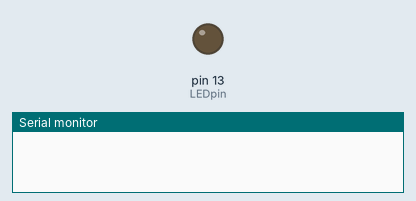
Bench run of a sketch on a simulated Arduino Uno, built with avr-gcc and run on an emulated ATmega328P. Shown: output pins drawn as LEDs (lit = HIGH), the last lines printed to the serial monitor. Random numbers use the default seed unless the sketch sets one.

Above: at 0.1 s.
At 26.2 s:
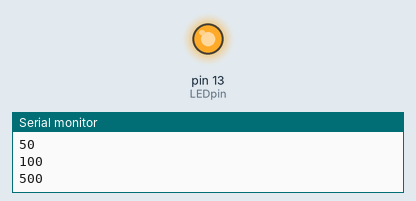
Timing chart, 0 to 40.0 s (numbered marks = the images above):
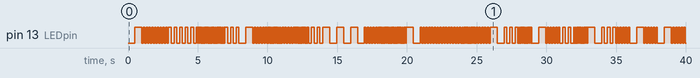

The sketch:

misc_Diff_blink_speed_each_second.ino
```cpp
//Blinks the onboard LED at a different random rate each second.
//Written as a challenge to myself (albeit a small one)


int LEDpin = 13; //tied to onboard LED
int ledState = LOW;

unsigned long intervalTime = 1000; //interval between changing random blink times
unsigned long blinkDelay[] = {50, 100, 200, 500}; //millis between blinks. All divide evenly into 1000
unsigned long randomDelay;
unsigned long previousMillis;
unsigned long previousMillisSecond;

void setup() {
  Serial.begin(9600); // for testing
  pinMode(LEDpin, OUTPUT);
  randomDelay = blinkDelay[random(0, 4)];
}

void loop() {
  unsigned long currentMillis = millis();
  //check to see if interval time has expired
  if ((currentMillis - previousMillisSecond) >= intervalTime) {
    //if it has, select a new random delay
    randomDelay = blinkDelay[random(0, 4)];
    //reset for the next interval
    previousMillisSecond = currentMillis;
    Serial.println(randomDelay); //to see which random delay is being ran
  }

  //check to see if delay time has expired
  if ((currentMillis - previousMillis) >= randomDelay) {
    //reset for next delay
    previousMillis = currentMillis;
    //switch the LED state
    if (ledState == LOW) {
      ledState = HIGH;
    } else {
      ledState = LOW;
    }
  }
  digitalWrite(LEDpin, ledState);
}
```

Measured:
- by itself, pin 13 (LEDpin): LOW → HIGH at 0.50 s, → LOW 0.50 s later, → HIGH 0.10 s later, → LOW 0.10 s later, … (366 changes in this stretch)
